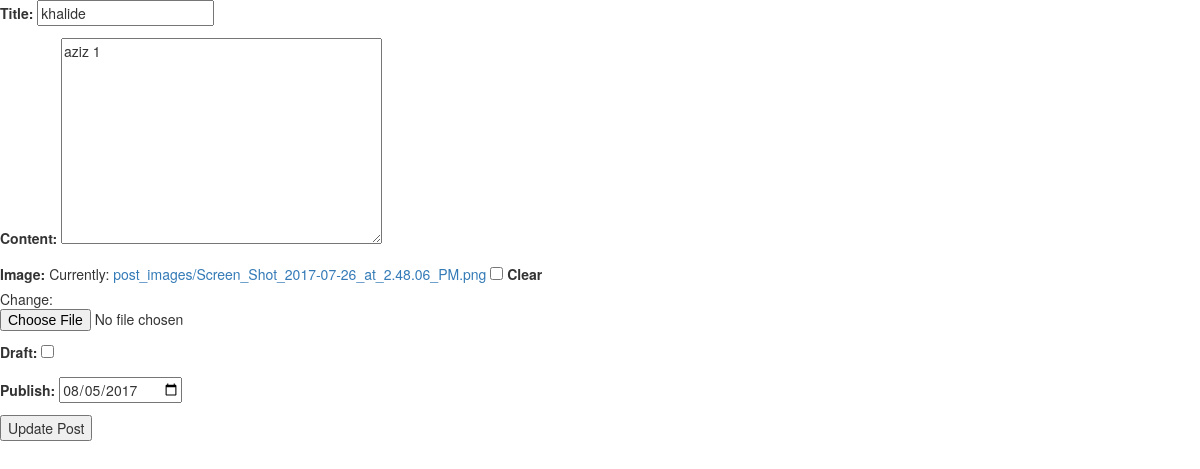
/posts/update/khalide/ (signed in), run on the app's committed database.
### posts/models.py (models this page shows, shortened)
class Post(models.Model):
	title = models.CharField(max_length=50)
	content = models.TextField()
	updated = models.DateField(auto_now=True)
	timestamp = models.DateTimeField(auto_now_add=True)
	image = models.ImageField(null=True, blank=True, upload_to="post_images")
	slug = models.SlugField(unique=True)
	author = models.ForeignKey(User, default=1)
	draft = models.BooleanField(default=False)
	publish = models.DateField(auto_now=False, auto_now_add=False)
	class Meta:
		ordering = ["timestamp", "-updated"]

### posts/views.py (the view)
# urls.py: url(r'^update/(?P<post_slug>[-\w]+)/$',views.post_update, name="update"),
def post_update(request,post_slug):
    if not (request.user.is_staff or request.user.is_superuser):
        raise Http404
    instance = get_object_or_404(Post, slug=post_slug)
    form = PostForm(request.POST or None, request.FILES or None, instance = instance)
    if form.is_valid():
        form.save()
        messages.success(request, "Successfully updated!")
        return redirect("posts:list")
    context = {
    "title": "Update",
    "form": form,
    "instance":instance,
    }
    return render(request, 'post_update.html', context)

### posts/forms.py
class PostForm(forms.ModelForm):
	class Meta:
		model = Post
		fields = ['title', 'content', 'image', 'draft', 'publish' ]
		widgets={
        'publish': forms.DateInput(attrs={"type":"date"}),
        }

### posts/templates/post_update.html (shortened to what this page needs)
{% extends "base.html" %}
{% block content %}
	<form action="{% url 'posts:update' post_slug=instance.slug %}" method="POST" enctype="multipart/form-data">
    {{form.as_p}}
    <input type="submit" value="Update Post">
</form>
{% endblock content %}

### data on the page
Post: title "khalide", content "aziz 1", publish "08/05/2017"
